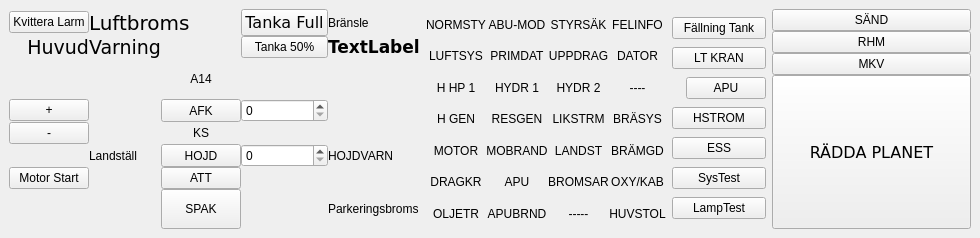
<?xml version="1.0" encoding="UTF-8"?>
<ui version="4.0">
 <class>MainWindow</class>
 <widget class="QMainWindow" name="MainWindow">
  <property name="geometry">
   <rect>
    <x>0</x>
    <y>0</y>
    <width>980</width>
    <height>238</height>
   </rect>
  </property>
  <property name="windowTitle">
   <string>MainWindow</string>
  </property>
  <widget class="QWidget" name="centralwidget">
   <layout class="QGridLayout" name="gridLayout_2">
    <item row="0" column="0" colspan="2">
     <layout class="QGridLayout" name="gridLayout">
      <property name="spacing">
       <number>0</number>
      </property>
      <item row="7" column="3">
       <widget class="QPushButton" name="button_spak">
        <property name="sizePolicy">
         <sizepolicy hsizetype="Minimum" vsizetype="Minimum">
          <horstretch>0</horstretch>
          <verstretch>0</verstretch>
         </sizepolicy>
        </property>
        <property name="text">
         <string>SPAK</string>
        </property>
       </widget>
      </item>
      <item row="5" column="3">
       <widget class="QPushButton" name="button_hojd">
        <property name="sizePolicy">
         <sizepolicy hsizetype="Minimum" vsizetype="Minimum">
          <horstretch>0</horstretch>
          <verstretch>0</verstretch>
         </sizepolicy>
        </property>
        <property name="text">
         <string>HOJD</string>
        </property>
       </widget>
      </item>
      <item row="1" column="0">
       <widget class="QLabel" name="lamps_master1">
        <property name="font">
         <font>
          <family>DejaVu Sans</family>
          <pointsize>14</pointsize>
         </font>
        </property>
        <property name="text">
         <string>Huvud</string>
        </property>
        <property name="alignment">
         <set>Qt::AlignRight|Qt::AlignTrailing|Qt::AlignVCenter</set>
        </property>
       </widget>
      </item>
      <item row="5" column="1">
       <widget class="QLabel" name="lamps_gears">
        <property name="text">
         <string>Landställ</string>
        </property>
       </widget>
      </item>
      <item row="1" column="5">
       <widget class="QLabel" name="text_fuel">
        <property name="font">
         <font>
          <family>DejaVu Sans</family>
          <pointsize>13</pointsize>
          <weight>75</weight>
          <bold>true</bold>
         </font>
        </property>
        <property name="text">
         <string>TextLabel</string>
        </property>
       </widget>
      </item>
      <item row="5" column="5">
       <widget class="QLabel" name="lamps_hojdvarn">
        <property name="text">
         <string>HOJDVARN</string>
        </property>
       </widget>
      </item>
      <item row="2" column="3">
       <widget class="QLabel" name="lamps_a14">
        <property name="text">
         <string>A14</string>
        </property>
        <property name="alignment">
         <set>Qt::AlignCenter</set>
        </property>
       </widget>
      </item>
      <item row="3" column="4">
       <widget class="QSpinBox" name="auto_afk_text">
        <property name="maximum">
         <number>3000</number>
        </property>
       </widget>
      </item>
      <item row="1" column="4">
       <widget class="QPushButton" name="button_tanka_50">
        <property name="text">
         <string>Tanka 50%</string>
        </property>
       </widget>
      </item>
      <item row="0" column="5">
       <widget class="QLabel" name="label">
        <property name="text">
         <string>Bränsle</string>
        </property>
       </widget>
      </item>
      <item row="6" column="0">
       <widget class="QPushButton" name="button_start">
        <property name="text">
         <string>Motor Start</string>
        </property>
       </widget>
      </item>
      <item row="0" column="4">
       <widget class="QPushButton" name="button_tanka">
        <property name="font">
         <font>
          <family>DejaVu Sans</family>
          <pointsize>12</pointsize>
         </font>
        </property>
        <property name="text">
         <string>Tanka Full</string>
        </property>
       </widget>
      </item>
      <item row="3" column="3">
       <widget class="QPushButton" name="button_afk">
        <property name="sizePolicy">
         <sizepolicy hsizetype="Minimum" vsizetype="Minimum">
          <horstretch>0</horstretch>
          <verstretch>0</verstretch>
         </sizepolicy>
        </property>
        <property name="text">
         <string>AFK</string>
        </property>
       </widget>
      </item>
      <item row="0" column="0">
       <widget class="QPushButton" name="button_master">
        <property name="text">
         <string>Kvittera Larm</string>
        </property>
       </widget>
      </item>
      <item row="4" column="3">
       <widget class="QLabel" name="lamps_ks">
        <property name="text">
         <string>KS</string>
        </property>
        <property name="alignment">
         <set>Qt::AlignCenter</set>
        </property>
       </widget>
      </item>
      <item row="5" column="4">
       <widget class="QSpinBox" name="auto_hojd_text">
        <property name="maximum">
         <number>30000</number>
        </property>
        <property name="singleStep">
         <number>10</number>
        </property>
       </widget>
      </item>
      <item row="6" column="3">
       <widget class="QPushButton" name="button_att">
        <property name="sizePolicy">
         <sizepolicy hsizetype="Minimum" vsizetype="Minimum">
          <horstretch>0</horstretch>
          <verstretch>0</verstretch>
         </sizepolicy>
        </property>
        <property name="text">
         <string>ATT</string>
        </property>
       </widget>
      </item>
      <item row="1" column="1">
       <widget class="QLabel" name="lamps_master2">
        <property name="font">
         <font>
          <family>DejaVu Sans</family>
          <pointsize>14</pointsize>
         </font>
        </property>
        <property name="text">
         <string>Varning</string>
        </property>
       </widget>
      </item>
      <item row="7" column="5">
       <widget class="QLabel" name="lamps_park">
        <property name="text">
         <string>Parkeringsbroms</string>
        </property>
       </widget>
      </item>
      <item row="3" column="0">
       <widget class="QPushButton" name="mfdButton11">
        <property name="text">
         <string>+</string>
        </property>
       </widget>
      </item>
      <item row="4" column="0">
       <widget class="QPushButton" name="mfdButton12">
        <property name="text">
         <string>-</string>
        </property>
       </widget>
      </item>
      <item row="0" column="1" colspan="3">
       <widget class="QLabel" name="lamps_airbrake">
        <property name="font">
         <font>
          <family>DejaVu Sans</family>
          <pointsize>15</pointsize>
         </font>
        </property>
        <property name="text">
         <string>Luftbroms</string>
        </property>
       </widget>
      </item>
     </layout>
    </item>
    <item row="0" column="2">
     <layout class="QGridLayout" name="gridLayout_4">
      <property name="spacing">
       <number>0</number>
      </property>
      <item row="0" column="0">
       <widget class="QLabel" name="vat_lamp_normsty">
        <property name="text">
         <string>NORMSTY</string>
        </property>
        <property name="alignment">
         <set>Qt::AlignCenter</set>
        </property>
       </widget>
      </item>
      <item row="1" column="0">
       <widget class="QLabel" name="vat_lamp_luftsys">
        <property name="text">
         <string>LUFTSYS</string>
        </property>
        <property name="alignment">
         <set>Qt::AlignCenter</set>
        </property>
       </widget>
      </item>
      <item row="3" column="2">
       <widget class="QLabel" name="vat_lamp_likstrm">
        <property name="text">
         <string>LIKSTRM</string>
        </property>
        <property name="alignment">
         <set>Qt::AlignCenter</set>
        </property>
       </widget>
      </item>
      <item row="2" column="0">
       <widget class="QLabel" name="vat_lamp_hhp1">
        <property name="text">
         <string>H HP 1</string>
        </property>
        <property name="alignment">
         <set>Qt::AlignCenter</set>
        </property>
       </widget>
      </item>
      <item row="6" column="0">
       <widget class="QLabel" name="vat_lamp_oljetr">
        <property name="text">
         <string>OLJETR</string>
        </property>
        <property name="alignment">
         <set>Qt::AlignCenter</set>
        </property>
       </widget>
      </item>
      <item row="3" column="1">
       <widget class="QLabel" name="vat_lamp_resgen">
        <property name="text">
         <string>RESGEN</string>
        </property>
        <property name="alignment">
         <set>Qt::AlignCenter</set>
        </property>
       </widget>
      </item>
      <item row="3" column="0">
       <widget class="QLabel" name="vat_lamp_hgen">
        <property name="text">
         <string>H GEN</string>
        </property>
        <property name="alignment">
         <set>Qt::AlignCenter</set>
        </property>
       </widget>
      </item>
      <item row="5" column="0">
       <widget class="QLabel" name="vat_lamp_dragkr">
        <property name="text">
         <string>DRAGKR</string>
        </property>
        <property name="alignment">
         <set>Qt::AlignCenter</set>
        </property>
       </widget>
      </item>
      <item row="4" column="0">
       <widget class="QLabel" name="vat_lamp_motor">
        <property name="text">
         <string>MOTOR</string>
        </property>
        <property name="alignment">
         <set>Qt::AlignCenter</set>
        </property>
       </widget>
      </item>
      <item row="3" column="3">
       <widget class="QLabel" name="vat_lamp_brasys">
        <property name="text">
         <string>BRÄSYS</string>
        </property>
        <property name="alignment">
         <set>Qt::AlignCenter</set>
        </property>
       </widget>
      </item>
      <item row="0" column="1">
       <widget class="QLabel" name="vat_lamp_abumod">
        <property name="text">
         <string>ABU-MOD</string>
        </property>
        <property name="alignment">
         <set>Qt::AlignCenter</set>
        </property>
       </widget>
      </item>
      <item row="0" column="2">
       <widget class="QLabel" name="vat_lamp_styrsak">
        <property name="text">
         <string>STYRSÄK</string>
        </property>
        <property name="alignment">
         <set>Qt::AlignCenter</set>
        </property>
       </widget>
      </item>
      <item row="0" column="3">
       <widget class="QLabel" name="vat_lamp_felinfo">
        <property name="text">
         <string>FELINFO</string>
        </property>
        <property name="alignment">
         <set>Qt::AlignCenter</set>
        </property>
       </widget>
      </item>
      <item row="1" column="1">
       <widget class="QLabel" name="vat_lamp_primdat">
        <property name="text">
         <string>PRIMDAT</string>
        </property>
        <property name="alignment">
         <set>Qt::AlignCenter</set>
        </property>
       </widget>
      </item>
      <item row="1" column="2">
       <widget class="QLabel" name="vat_lamp_uppdrag">
        <property name="text">
         <string>UPPDRAG</string>
        </property>
        <property name="alignment">
         <set>Qt::AlignCenter</set>
        </property>
       </widget>
      </item>
      <item row="1" column="3">
       <widget class="QLabel" name="vat_lamp_dator">
        <property name="text">
         <string>DATOR</string>
        </property>
        <property name="alignment">
         <set>Qt::AlignCenter</set>
        </property>
       </widget>
      </item>
      <item row="2" column="1">
       <widget class="QLabel" name="vat_lamp_hydr1">
        <property name="text">
         <string>HYDR 1</string>
        </property>
        <property name="alignment">
         <set>Qt::AlignCenter</set>
        </property>
       </widget>
      </item>
      <item row="2" column="2">
       <widget class="QLabel" name="vat_lamp_hydr2">
        <property name="text">
         <string>HYDR 2</string>
        </property>
        <property name="alignment">
         <set>Qt::AlignCenter</set>
        </property>
       </widget>
      </item>
      <item row="2" column="3">
       <widget class="QLabel" name="vat_lamp_streck2">
        <property name="text">
         <string>----</string>
        </property>
        <property name="alignment">
         <set>Qt::AlignCenter</set>
        </property>
       </widget>
      </item>
      <item row="4" column="1">
       <widget class="QLabel" name="vat_lamp_mobrand">
        <property name="text">
         <string>MOBRAND</string>
        </property>
        <property name="alignment">
         <set>Qt::AlignCenter</set>
        </property>
       </widget>
      </item>
      <item row="4" column="2">
       <widget class="QLabel" name="vat_lamp_landst">
        <property name="text">
         <string>LANDST</string>
        </property>
        <property name="alignment">
         <set>Qt::AlignCenter</set>
        </property>
       </widget>
      </item>
      <item row="4" column="3">
       <widget class="QLabel" name="vat_lamp_bramgd">
        <property name="text">
         <string>BRÄMGD</string>
        </property>
        <property name="alignment">
         <set>Qt::AlignCenter</set>
        </property>
       </widget>
      </item>
      <item row="5" column="1">
       <widget class="QLabel" name="vat_lamp_apu">
        <property name="text">
         <string>APU</string>
        </property>
        <property name="alignment">
         <set>Qt::AlignCenter</set>
        </property>
       </widget>
      </item>
      <item row="5" column="2">
       <widget class="QLabel" name="vat_lamp_bromsar">
        <property name="text">
         <string>BROMSAR</string>
        </property>
        <property name="alignment">
         <set>Qt::AlignCenter</set>
        </property>
       </widget>
      </item>
      <item row="5" column="3">
       <widget class="QLabel" name="vat_lamp_oxykab">
        <property name="text">
         <string>OXY/KAB</string>
        </property>
        <property name="alignment">
         <set>Qt::AlignCenter</set>
        </property>
       </widget>
      </item>
      <item row="6" column="1">
       <widget class="QLabel" name="vat_lamp_apubrnd">
        <property name="text">
         <string>APUBRND</string>
        </property>
        <property name="alignment">
         <set>Qt::AlignCenter</set>
        </property>
       </widget>
      </item>
      <item row="6" column="2">
       <widget class="QLabel" name="vat_lamp_streck1">
        <property name="text">
         <string>-----</string>
        </property>
        <property name="alignment">
         <set>Qt::AlignCenter</set>
        </property>
       </widget>
      </item>
      <item row="6" column="3">
       <widget class="QLabel" name="vat_lamp_huvstol">
        <property name="text">
         <string>HUVSTOL</string>
        </property>
        <property name="alignment">
         <set>Qt::AlignCenter</set>
        </property>
       </widget>
      </item>
     </layout>
    </item>
    <item row="0" column="3">
     <layout class="QGridLayout" name="gridLayout_3">
      <property name="spacing">
       <number>0</number>
      </property>
      <item row="6" column="1">
       <widget class="QPushButton" name="button_ess_on">
        <property name="text">
         <string>ESS</string>
        </property>
       </widget>
      </item>
      <item row="0" column="1">
       <widget class="QPushButton" name="button_falltank">
        <property name="text">
         <string>Fällning Tank</string>
        </property>
       </widget>
      </item>
      <item row="5" column="1">
       <widget class="QPushButton" name="button_hstrom_on">
        <property name="text">
         <string>HSTROM</string>
        </property>
       </widget>
      </item>
      <item row="8" column="1">
       <widget class="QPushButton" name="button_lamptest">
        <property name="text">
         <string>LampTest</string>
        </property>
       </widget>
      </item>
      <item row="1" column="1">
       <widget class="QPushButton" name="button_lt_kran_on">
        <property name="text">
         <string>LT KRAN</string>
        </property>
       </widget>
      </item>
      <item row="7" column="1">
       <widget class="QPushButton" name="button_systest">
        <property name="text">
         <string>SysTest</string>
        </property>
       </widget>
      </item>
      <item row="4" column="1">
       <layout class="QGridLayout" name="gridLayout_8">
        <property name="spacing">
         <number>0</number>
        </property>
        <item row="0" column="2">
         <widget class="QPushButton" name="button_apu_on">
          <property name="text">
           <string>APU</string>
          </property>
         </widget>
        </item>
        <item row="0" column="1">
         <widget class="QLabel" name="lamps_apu_red">
          <property name="text">
           <string/>
          </property>
         </widget>
        </item>
        <item row="0" column="0">
         <widget class="QLabel" name="lamps_apu_gar">
          <property name="text">
           <string/>
          </property>
         </widget>
        </item>
       </layout>
      </item>
     </layout>
    </item>
    <item row="0" column="4">
     <layout class="QGridLayout" name="gridLayout_5">
      <property name="leftMargin">
       <number>0</number>
      </property>
      <property name="topMargin">
       <number>0</number>
      </property>
      <property name="spacing">
       <number>0</number>
      </property>
      <item row="0" column="0">
       <widget class="QPushButton" name="button_sand">
        <property name="text">
         <string>SÄND</string>
        </property>
       </widget>
      </item>
      <item row="2" column="0">
       <widget class="QPushButton" name="button_mkv">
        <property name="text">
         <string>MKV</string>
        </property>
       </widget>
      </item>
      <item row="1" column="0">
       <widget class="QPushButton" name="button_rhm">
        <property name="text">
         <string>RHM</string>
        </property>
       </widget>
      </item>
      <item row="3" column="0">
       <widget class="QPushButton" name="button_reload_acf">
        <property name="sizePolicy">
         <sizepolicy hsizetype="Minimum" vsizetype="Minimum">
          <horstretch>100</horstretch>
          <verstretch>100</verstretch>
         </sizepolicy>
        </property>
        <property name="baseSize">
         <size>
          <width>50</width>
          <height>50</height>
         </size>
        </property>
        <property name="font">
         <font>
          <family>DejaVu Sans</family>
          <pointsize>12</pointsize>
         </font>
        </property>
        <property name="text">
         <string>RÄDDA PLANET</string>
        </property>
       </widget>
      </item>
     </layout>
    </item>
   </layout>
  </widget>
  <widget class="QMenuBar" name="menubar">
   <property name="geometry">
    <rect>
     <x>0</x>
     <y>0</y>
     <width>980</width>
     <height>22</height>
    </rect>
   </property>
  </widget>
 </widget>
 <resources/>
 <connections/>
</ui>
